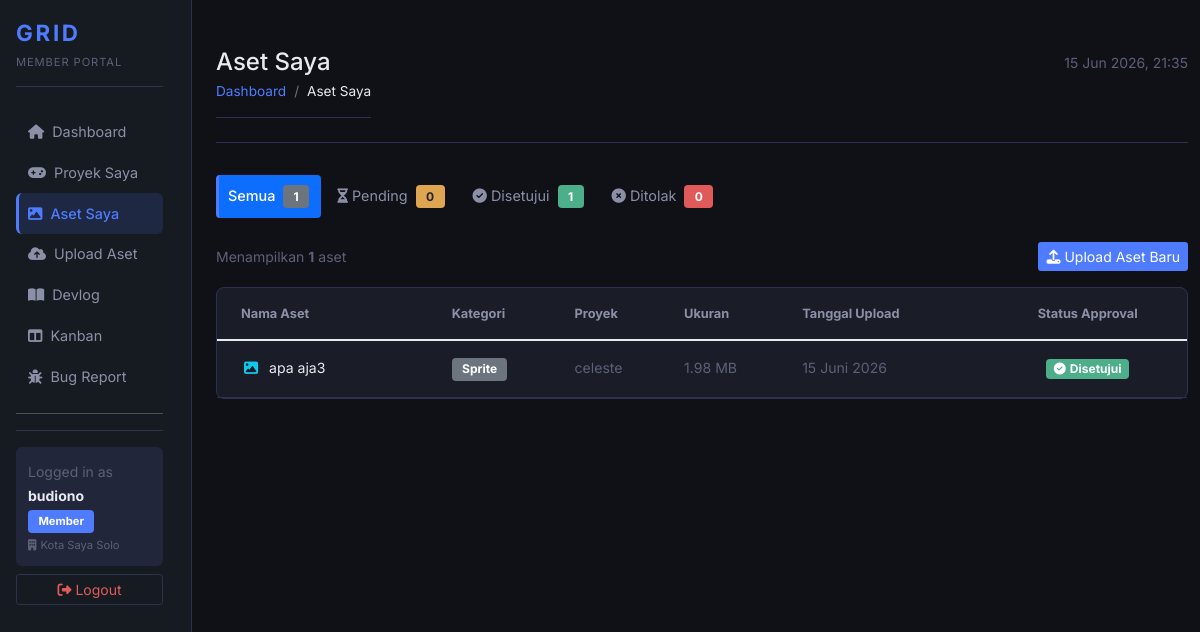
Page /member/my_assets.php (signed in) on the committed database.
### tables this page shows
CREATE TABLE `assets` (
  `id` char(36) NOT NULL,
  `project_id` char(36) DEFAULT NULL,
  `nama_aset` varchar(100) NOT NULL,
  `kategori` enum('Sprite','Audio','Script','Other') NOT NULL,
  `file_url` varchar(255) NOT NULL,
  `thumbnail_url` varchar(255) DEFAULT NULL,
  `ukuran_kb` int(11) DEFAULT NULL,
  `format` varchar(20) DEFAULT NULL,
  `tags` text DEFAULT NULL,
  `versi` varchar(20) DEFAULT '1.0',
  `uploader_id` char(36) DEFAULT NULL,
  `status` enum('Pending','Approved','Rejected') DEFAULT 'Pending',
  `created_at` timestamp NOT NULL DEFAULT current_timestamp()
);

CREATE TABLE `projects` (
  `id` char(36) NOT NULL,
  `nama_game` varchar(100) NOT NULL,
  `deskripsi` text DEFAULT NULL,
  `genre` varchar(50) DEFAULT NULL,
  `platform` varchar(50) DEFAULT NULL,
  `engine` varchar(50) DEFAULT NULL,
  `status` enum('Planning','Development','Testing','Released','On Hold') DEFAULT 'Planning',
  `cover_url` varchar(255) DEFAULT NULL,
  `tanggal_mulai` date DEFAULT NULL,
  `target_rilis` date DEFAULT NULL,
  `lead_id` char(36) DEFAULT NULL,
  `organization_id` char(36) DEFAULT NULL
);

### includes/functions.php (called while the page is built, shortened)
<?php
function e(string $value): string {
    return htmlspecialchars($value, ENT_QUOTES, 'UTF-8');
}
function format_filesize(int $kb): string {
    if ($kb >= 1024) {
        return number_format($kb / 1024, 2) . ' MB';
    }
    return $kb . ' KB';
}
function format_tanggal(string $date): string {
    $bulan = [
        1 => 'Januari', 'Februari', 'Maret', 'April', 'Mei', 'Juni',
        'Juli', 'Agustus', 'September', 'Oktober', 'November', 'Desember'
    ];
    $ts = strtotime($date);
    return date('d', $ts) . ' ' . $bulan[(int)date('n', $ts)] . ' ' . date('Y', $ts);
}
function truncate(string $text, int $limit = 80): string {
    if (mb_strlen($text) <= $limit) return $text;
    return mb_substr($text, 0, $limit) . '...';
}

### member/my_assets.php (the view, shortened to what this page needs)
<?php
require_once '../koneksi.php';
require_once '../includes/functions.php';
$user_id = current_user_id();
$filter_status = $_GET['status'] ?? '';
$sql = '
    SELECT a.*,
           p.nama_game AS project_name
    FROM assets a
    LEFT JOIN projects p ON a.project_id = p.id
    WHERE a.uploader_id = ?
';
$params = [$user_id];
$sql .= ' ORDER BY a.created_at DESC';
$my_assets = [];
try {
    $stmt = $pdo->prepare($sql);
    $stmt->execute($params);
    $my_assets = $stmt->fetchAll();
} catch (PDOException $e) {
    error_log($e->getMessage());
}
$counts = ['all' => 0, 'Pending' => 0, 'Approved' => 0, 'Rejected' => 0];
try {
    $stmt_c = $pdo->prepare('
        SELECT status, COUNT(*) AS total
        FROM assets
        WHERE uploader_id = ?
        GROUP BY status
    ');
    $stmt_c->execute([$user_id]);
    foreach ($stmt_c->fetchAll() as $row) {
        $counts[$row['status']] = (int) $row['total'];
        $counts['all'] += (int) $row['total'];
    }
} catch (PDOException $e) { error_log($e->getMessage()); }
include '../templates/member_header.php';
?>
<div class="mb-4">
    <ul class="nav nav-pills gap-1">
        <li class="nav-item">
            <a class="nav-link <?= $filter_status === '' ? 'active' : '' ?>"
               href="my_assets.php">
                Semua
                <span class="badge bg-secondary ms-1"><?= $counts['all'] ?></span>
            </a>
        </li>
        <li class="nav-item">
            <a class="nav-link <?= $filter_status === 'Pending' ? 'active' : '' ?>"
               href="my_assets.php?status=Pending">
                <i class="fa fa-hourglass-half me-1"></i>Pending
                <span class="badge bg-warning text-dark ms-1"><?= $counts['Pending'] ?></span>
            </a>
        </li>
        <li class="nav-item">
            <a class="nav-link <?= $filter_status === 'Approved' ? 'active' : '' ?>"
               href="my_assets.php?status=Approved">
                <i class="fa fa-check-circle me-1"></i>Disetujui
                <span class="badge bg-success ms-1"><?= $counts['Approved'] ?></span>
            </a>
        </li>
        <li class="nav-item">
            <a class="nav-link <?= $filter_status === 'Rejected' ? 'active' : '' ?>"
               href="my_assets.php?status=Rejected">
                <i class="fa fa-times-circle me-1"></i>Ditolak
                <span class="badge bg-danger ms-1"><?= $counts['Rejected'] ?></span>
            </a>
        </li>
    </ul>
</div>
<div class="d-flex justify-content-between align-items-center mb-3">
    <p class="text-muted small mb-0">
        Menampilkan <strong><?= count($my_assets) ?></strong> aset
    </p>
    <a href="upload_aset.php" class="btn btn-sm btn-primary">
        <i class="fa fa-upload me-1"></i>Upload Aset Baru
    </a>
</div>
<div class="card">
    <div class="card-body p-0">
        <?php if (empty($my_assets)): ?>
            <div class="text-center py-5 text-muted">
                <i class="fa fa-inbox fa-3x mb-3 d-block"></i>
                Belum ada aset yang diunggah<?= $filter_status !== '' ? ' dengan status ini' : '' ?>.
                <div class="mt-3">
                    <a href="upload_aset.php" class="btn btn-sm btn-outline-primary">
                        <i class="fa fa-upload me-1"></i>Upload Sekarang
                    </a>
                </div>
            </div>
        <?php else: ?>
            <div class="table-responsive">
                <table class="table mb-0" style="color:var(--text-primary); font-size:0.88rem;">
                    <thead style="color:var(--text-secondary); font-size:0.8rem; border-color:var(--border-color);">
                        <tr>
                            <th class="px-4 py-3">Nama Aset</th>
                            <th class="py-3">Kategori</th>
                            <th class="py-3">Proyek</th>
                            <th class="py-3">Ukuran</th>
                            <th class="py-3">Tanggal Upload</th>
                            <th class="py-3 text-center">Status Approval</th>
                        </tr>
                    </thead>
                    <tbody>
                        <?php foreach ($my_assets as $aset): ?>
                        <tr style="border-color:var(--border-color);">
                            <td class="px-4 py-3">
                                <div class="d-flex align-items-center gap-2">
                                    <?php
                                    $icon_map = [
                                        'Sprite' => 'fa-image text-info',
                                        'Audio'  => 'fa-music text-success',
                                        'Script' => 'fa-code text-warning',
                                        'Other'  => 'fa-file text-secondary',
                                    ];
                                    $icon_class = $icon_map[$aset['kategori']] ?? 'fa-file text-secondary';
                                    ?>
                                    <i class="fa <?= $icon_class ?>" style="width:20px; text-align:center;"></i>
                                    <div>
                                        <div class="fw-500"><?= e(truncate($aset['nama_aset'], 45)) ?></div>
                                    </div>
                                </div>
                            </td>
                            <td class="py-3">
                                <span class="badge bg-secondary"><?= e($aset['kategori']) ?></span>
                            </td>
                            <td class="py-3 text-muted">
                                <?= e($aset['project_name'] ?? '—') ?>
                            </td>
                            <td class="py-3 text-muted">
                                <?= format_filesize($aset['ukuran_kb']) ?>
                            </td>
                            <td class="py-3 text-muted" style="white-space:nowrap;">
                                <?= format_tanggal($aset['created_at']) ?>
                            </td>
                            <td class="py-3 text-center">
                                <?php
                                $status_config = [
                                    'Pending'  => ['class' => 'bg-warning text-dark', 'icon' => 'fa-hourglass-half', 'text' => 'Menunggu Review'],
                                    'Approved' => ['class' => 'bg-success',           'icon' => 'fa-check-circle',   'text' => 'Disetujui'],
                                    'Rejected' => ['class' => 'bg-danger',            'icon' => 'fa-times-circle',   'text' => 'Ditolak'],
                                ];
                                $sc = $status_config[$aset['status']] ?? $status_config['Pending'];
                                ?>
                                <span class="badge <?= $sc['class'] ?> d-inline-flex align-items-center gap-1 px-2 py-1">
                                    <i class="fa <?= $sc['icon'] ?>" style="font-size:0.75rem;"></i>
                                    <?= $sc['text'] ?>
                                </span>
                            </td>
                        </tr>
                        <?php endforeach; ?>
                    </tbody>
                </table>
            </div>
        <?php endif; ?>
    </div>
</div>
<?php include '../templates/member_footer.php'; ?>

### assets/css/dashboard.css (style rules this page uses)
:root { --bg-base: #0f1117; --bg-card: #1a1d27; --bg-sidebar: #161b22; --bg-input: #22263a; --border-color: #2e3250; --accent-blue: #4f7cff; --accent-hover: #3d66e8; --text-primary: #e8eaf0; --text-secondary: #8b90a7; --text-muted: #5c6078; --danger: #e05a5a; --success: #4caf8a; --warning: #e0a550; --info: #4a9fd4; }
*, *::before, *::after { box-sizing: border-box; }
body.grid-body { background-color: var(--bg-base); color: var(--text-primary); font-family: 'Inter', sans-serif; }
.nav-link { color: var(--text-secondary); font-size: 0.9rem; padding: 0.6rem 0.75rem; border-radius: 6px; transition: all 0.2s ease; }
.nav-link.active { background-color: rgba(79, 124, 255, 0.15); color: var(--accent-blue); font-weight: 500; border-left: 3px solid var(--accent-blue); padding-left: calc(0.75rem - 3px); }
.card { background-color: var(--bg-card); border: 1px solid var(--border-color); border-radius: 8px; }
.card-body { padding: 1.5rem; }
.btn-primary { background-color: var(--accent-blue); border: none; color: white; }
.badge { font-size: 0.75rem; padding: 0.35rem 0.65rem; border-radius: 4px; }
.bg-success { background-color: var(--success) !important; }
.bg-danger { background-color: var(--danger) !important; }
.bg-warning { background-color: var(--warning) !important; }
.text-muted { color: var(--text-muted) !important; }

### rows in the picture
assets: nama_aset "apa aja3", kategori "Sprite", project.nama_game "celeste", ukuran_kb "1.98 MB", created_at "15 Juni 2026", status "Disetujui"

### other values in the picture
$_item['label'] "Dashboard"
$_item['label'] "Proyek Saya"
$_item['label'] "Aset Saya"
$_item['label'] "Upload Aset"
$_item['label'] "Devlog"
$_item['label'] "Kanban"
$_item['label'] "Bug Report"
$_SESSION['nama_lengkap'] "budiono"
$_SESSION['role'] "Member"
$_SESSION['org_nama'] "Kota Saya Solo"
$page_title "Aset Saya"
$_crumb['label'] "Aset Saya"
$counts['all'] "1"
$counts['Pending'] "0"
$counts['Approved'] "1"
